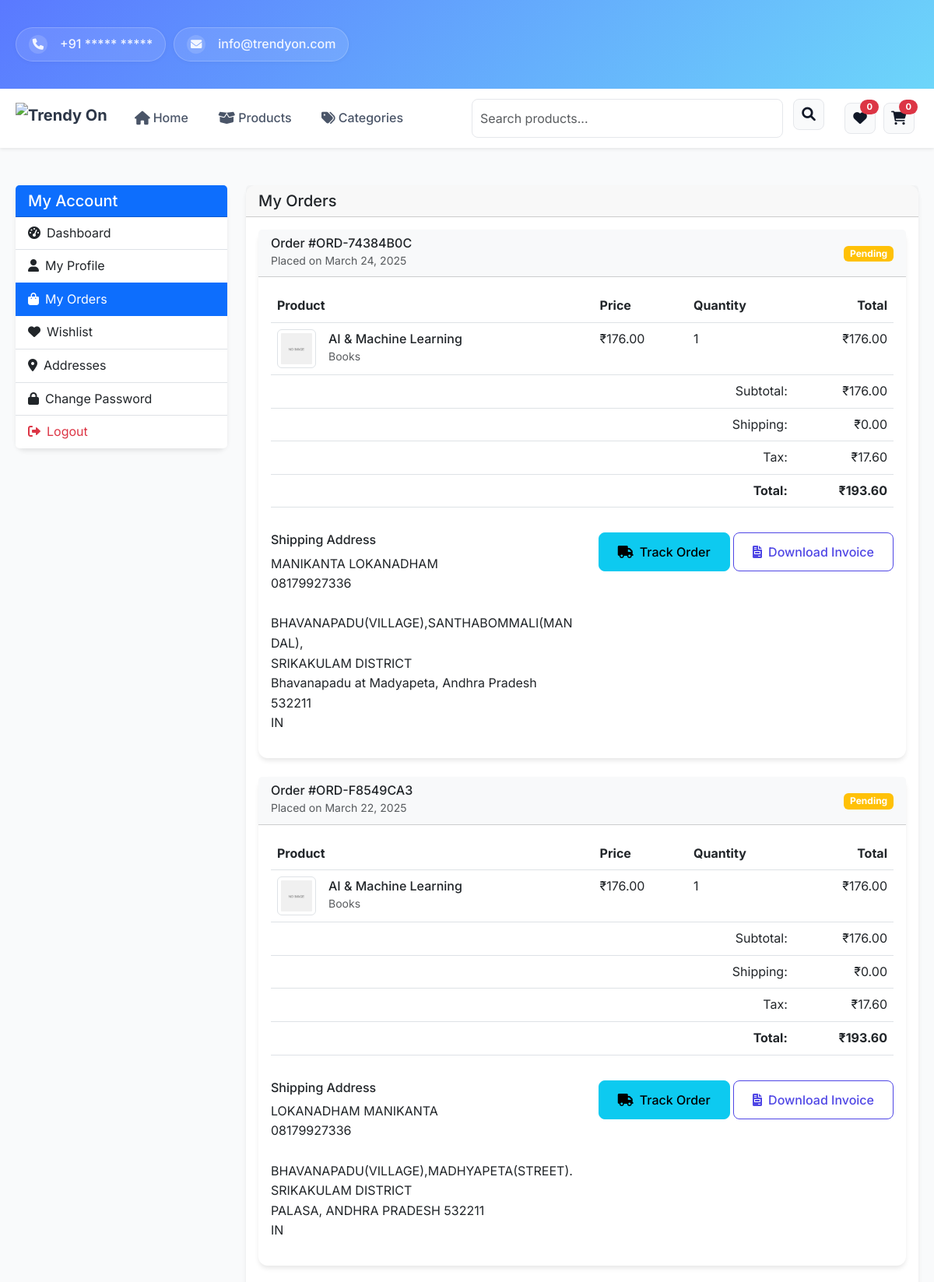
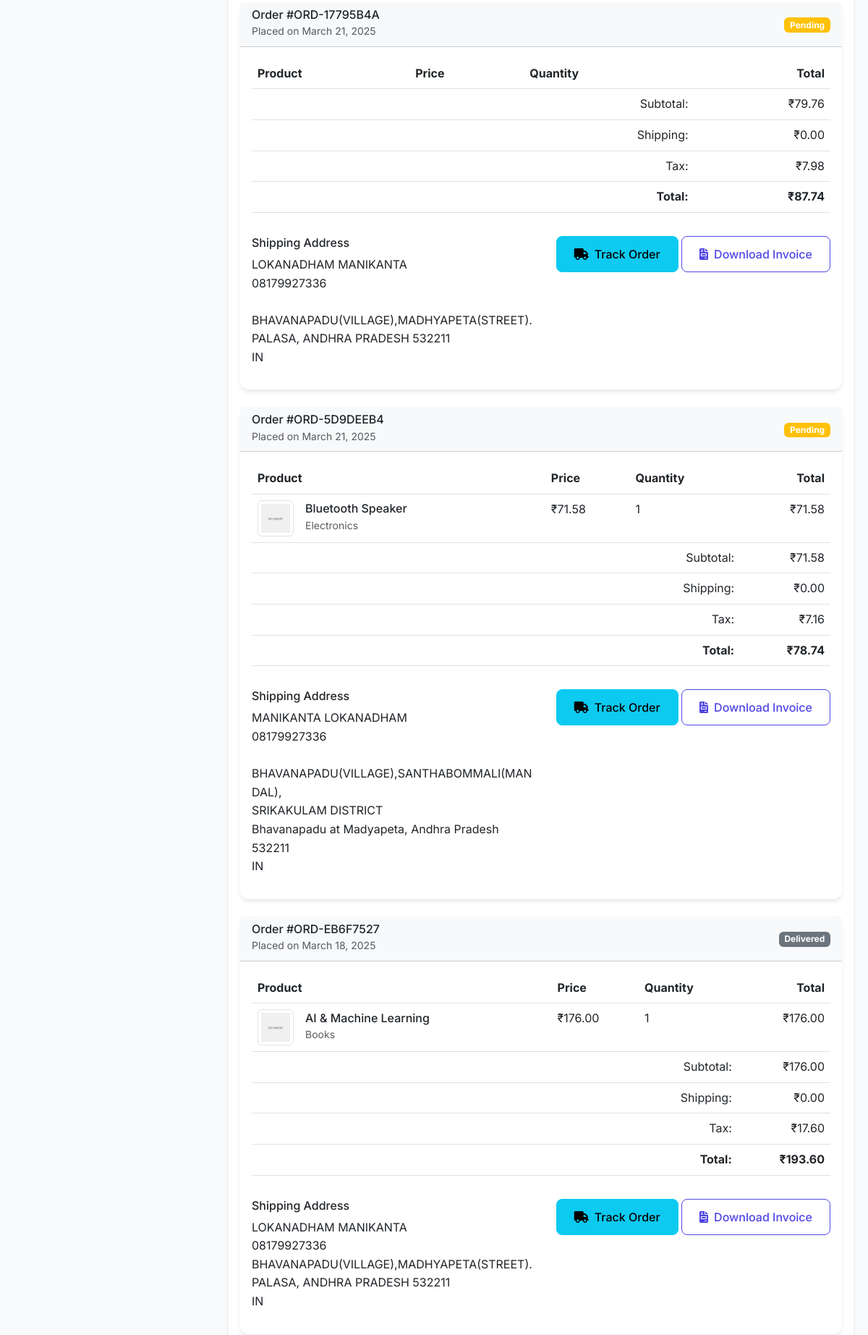
The page /api/accounts/orders/ (signed in, upper part) on the database its author committed (2 pictures, top to bottom).
### orders/models.py (models this page shows, shortened)
class Order(models.Model):
    STATUS_CHOICES = [
        ('pending', 'Pending'),
        ('processing', 'Processing'),
        ('shipped', 'Shipped'),
        ('delivered', 'Delivered'),
        ('cancelled', 'Cancelled'),
    ]
    PAYMENT_STATUS_CHOICES = [
        ('pending', 'Pending'),
        ('completed', 'Completed'),
        ('failed', 'Failed'),
        ('refunded', 'Refunded'),
    ]
    PAYMENT_METHOD_CHOICES = [
        ('cod', 'Cash on Delivery'),
        ('card', 'Credit/Debit Card'),
        ('upi', 'UPI'),
        ('netbanking', 'Net Banking'),
    ]
    order_id = models.CharField(max_length=50, unique=True, editable=False)
    user = models.ForeignKey(User, on_delete=models.CASCADE)
    first_name = models.CharField(max_length=100, default='')
    last_name = models.CharField(max_length=100, default='')
    email = models.EmailField(default='')
    phone = models.CharField(max_length=20, default='')
    status = models.CharField(max_length=20, choices=STATUS_CHOICES, default='pending')
    payment_status = models.CharField(max_length=20, choices=PAYMENT_STATUS_CHOICES, default='pending')
    payment_method = models.CharField(max_length=20, choices=PAYMENT_METHOD_CHOICES, default='cod')
    transaction_id = models.CharField(max_length=100, blank=True, null=True)
    shipping_address = models.TextField(default='')
    notes = models.TextField(blank=True, null=True)
    subtotal = models.DecimalField(max_digits=10, decimal_places=2, null=True, blank=True)
    shipping_cost = models.DecimalField(max_digits=10, decimal_places=2, null=True, blank=True)
    tax_amount = models.DecimalField(max_digits=10, decimal_places=2, null=True, blank=True)
    discount = models.DecimalField(max_digits=10, decimal_places=2, default=0)
    total_amount = models.DecimalField(max_digits=10, decimal_places=2, null=True, blank=True)
    created_at = models.DateTimeField(auto_now_add=True)
    updated_at = models.DateTimeField(auto_now=True)

class OrderItem(models.Model):
    order = models.ForeignKey(Order, related_name='items', on_delete=models.CASCADE)
    product = models.ForeignKey(Product, on_delete=models.CASCADE)
    quantity = models.PositiveIntegerField()
    price = models.DecimalField(max_digits=10, decimal_places=2)
    total = models.DecimalField(max_digits=10, decimal_places=2)

### products/models.py (models this page shows, shortened)
class Product(models.Model):
    name = models.CharField(max_length=200)
    slug = models.SlugField(unique=True)
    category = models.ForeignKey(Category, on_delete=models.CASCADE, related_name='products')
    brand = models.ForeignKey(Brand, on_delete=models.SET_NULL, null=True, related_name='products')
    description = models.TextField()
    price = models.DecimalField(max_digits=10, decimal_places=2)
    sale_price = models.DecimalField(max_digits=10, decimal_places=2, null=True, blank=True)
    stock = models.PositiveIntegerField(default=0)
    is_available = models.BooleanField(default=True)
    is_featured = models.BooleanField(default=False)
    rating = models.DecimalField(max_digits=3, decimal_places=2, default=0.00)
    num_reviews = models.PositiveIntegerField(default=0)
    created_at = models.DateTimeField(auto_now_add=True)
    updated_at = models.DateTimeField(auto_now=True)
    class Meta:
        ordering = ('-created_at',)

class Category(models.Model):
    name = models.CharField(max_length=100)
    slug = models.SlugField(unique=True)
    description = models.TextField(blank=True)
    image = models.ImageField(upload_to=category_image_path, null=True, blank=True)
    is_active = models.BooleanField(default=True)
    created_at = models.DateTimeField(auto_now_add=True)
    updated_at = models.DateTimeField(auto_now=True)
    class Meta:
        verbose_name_plural = 'Categories'
        ordering = ['name']
    def __str__(self):
        return self.name

### accounts/views.py (the view)
# urls.py: path('orders/', orders_list, name='orders_list'),
@login_required
def orders_list(request):
    orders = Order.objects.filter(user=request.user).order_by('-created_at')
    return render(request, 'orders/orders_list.html', {'orders': orders, 'active_tab': 'orders'})

### templates/orders/orders_list.html (shortened to what this page needs)
{% extends 'base.html' %}
{% load static %}
{% block content %}
<div class="container py-5">
    <div class="row">
        <div class="col-md-3">
            <div class="card">
                <div class="card-header bg-primary text-white">
                    <h5 class="mb-0">My Account</h5>
                </div>
                <div class="list-group list-group-flush">
                    <a href="{% url 'dashboard' %}" class="list-group-item list-group-item-action {% if active_tab == 'dashboard' %}active{% endif %}">
                        <i class="fas fa-tachometer-alt me-2"></i>Dashboard
                    </a>
                    <a href="{% url 'profile' %}" class="list-group-item list-group-item-action {% if active_tab == 'profile' %}active{% endif %}">
                        <i class="fas fa-user me-2"></i>My Profile
                    </a>
                    <a href="{% url 'orders_list' %}" class="list-group-item list-group-item-action {% if active_tab == 'orders' %}active{% endif %}">
                        <i class="fas fa-shopping-bag me-2"></i>My Orders
                    </a>
                    <a href="{% url 'account_wishlist' %}" class="list-group-item list-group-item-action {% if active_tab == 'wishlist' %}active{% endif %}">
                        <i class="fas fa-heart me-2"></i>Wishlist
                    </a>
                    <a href="{% url 'addresses' %}" class="list-group-item list-group-item-action {% if active_tab == 'addresses' %}active{% endif %}">
                        <i class="fas fa-map-marker-alt me-2"></i>Addresses
                    </a>
                    <a href="{% url 'change_password' %}" class="list-group-item list-group-item-action {% if active_tab == 'password' %}active{% endif %}">
                        <i class="fas fa-lock me-2"></i>Change Password
                    </a>
                    <a href="{% url 'logout' %}" class="list-group-item list-group-item-action text-danger">
                        <i class="fas fa-sign-out-alt me-2"></i>Logout
                    </a>
                </div>
            </div>
        </div>
        <div class="col-md-9">
            <div class="card">
                <div class="card-header">
                    <h5 class="mb-0">My Orders</h5>
                </div>
                <div class="card-body">
                    {% if orders %}
                        {% for order in orders %}
                        <div class="card mb-4">
                            <div class="card-header bg-light">
                                <div class="row align-items-center">
                                    <div class="col">
                                        <h6 class="mb-0">Order #{{ order.order_id }}</h6>
                                        <small class="text-muted">Placed on {{ order.created_at|date:"F d, Y" }}</small>
                                    </div>
                                    <div class="col-auto">
                                        <span class="badge {% if order.status == 'completed' %}bg-success{% elif order.status == 'pending' %}bg-warning{% elif order.status == 'cancelled' %}bg-danger{% else %}bg-secondary{% endif %}">
                                            {{ order.get_status_display }}
                                        </span>
                                    </div>
                                </div>
                            </div>
                            <div class="card-body">
                                <div class="table-responsive">
                                    <table class="table table-hover">
                                        <thead>
                                            <tr>
                                                <th>Product</th>
                                                <th>Price</th>
                                                <th>Quantity</th>
                                                <th class="text-end">Total</th>
                                            </tr>
                                        </thead>
                                        <tbody>
                                            {% for item in order.items.all %}
                                            <tr>
                                                <td>
                                                    <div class="d-flex align-items-center">
                                                        {% if item.product.image %}
                                                            <img src="{{ item.product.image.url }}" alt="{{ item.product.name }}" class="img-thumbnail me-3" style="width: 50px;">
                                                        {% else %}
                                                            <img src="{% static 'images/no-image.png' %}" alt="No Image" class="img-thumbnail me-3" style="width: 50px;">
                                                        {% endif %}
                                                        <div>
                                                            <h6 class="mb-0">{{ item.product.name }}</h6>
                                                            <small class="text-muted">{{ item.product.category }}</small>
                                                        </div>
                                                    </div>
                                                </td>
                                                <td>₹{{ item.price|floatformat:2 }}</td>
                                                <td>{{ item.quantity }}</td>
                                                <td class="text-end">₹{{ item.total|floatformat:2 }}</td>
                                            </tr>
                                            {% endfor %}
                                        </tbody>
                                        <tfoot>
                                            <tr>
                                                <td colspan="3" class="text-end">Subtotal:</td>
                                                <td class="text-end">₹{{ order.subtotal|floatformat:2 }}</td>
                                            </tr>
                                            <tr>
                                                <td colspan="3" class="text-end">Shipping:</td>
                                                <td class="text-end">₹{{ order.shipping_cost|floatformat:2 }}</td>
                                            </tr>
                                            <tr>
                                                <td colspan="3" class="text-end">Tax:</td>
                                                <td class="text-end">₹{{ order.tax_amount|floatformat:2 }}</td>
                                            </tr>
                                            <tr>
                                                <td colspan="3" class="text-end"><strong>Total:</strong></td>
                                                <td class="text-end"><strong>₹{{ order.total_amount|floatformat:2 }}</strong></td>
                                            </tr>
                                        </tfoot>
                                    </table>
                                </div>
                                <div class="mt-3">
                                    <div class="row">
                                        <div class="col-md-6">
                                            <h6 class="mb-2">Shipping Address</h6>
                                            <p class="mb-0">{{ order.first_name }} {{ order.last_name }}</p>
                                            <p class="mb-0">{{ order.phone }}</p>
                                            <p class="mb-0">{{ order.shipping_address|linebreaks }}</p>
                                        </div>
                                        <div class="col-md-6 text-md-end">
                                            <a href="{% url 'track_order' order.order_id %}" class="btn btn-info">
                                                <i class="fas fa-truck me-2"></i>Track Order
                                            </a>
                                            <a href="{% url 'download_invoice' order.order_id %}" class="btn btn-outline-primary">
                                                <i class="fas fa-file-invoice me-2"></i>Download Invoice
                                            </a>
                                        </div>
                                    </div>
                                </div>
                            </div>
                        </div>
                        {% endfor %}
                    {% endif %}
                </div>
            </div>
        </div>
    </div>
</div>
{% endblock %}

### templates/base.html (shortened to what this page needs)
{% load static %}
<!DOCTYPE html>
<html lang="en">
<head>
    <link href="https://cdn.jsdelivr.net/npm/bootstrap@5.3.0/dist/css/bootstrap.min.css" rel="stylesheet">
    <link href="https://cdnjs.cloudflare.com/ajax/libs/font-awesome/6.0.0/css/all.min.css" rel="stylesheet">
    <link href="https://cdn.jsdelivr.net/npm/sweetalert2@11/dist/sweetalert2.min.css" rel="stylesheet">
    <link href="{% static 'css/style.css' %}" rel="stylesheet">
</head>
<body>
  <div class="top-bar">
    <div class="container">
        <div class="row align-items-center flex-wrap-mobile">
            <div class="col-md-6 contact-info">
                <a href="tel:+91*****" class="pill-btn">
                    <i class="fa-solid fa-phone"></i>
                    +91 ***** *****
                </a>
                <a href="mailto:info@trendyon.com" class="pill-btn">
                    <i class="fas fa-envelope me-2"></i>
                    info@trendyon.com
                </a>
            </div>
        </div>
    </div>
</div>
    <nav class="navbar navbar-expand-lg navbar-light bg-white shadow-sm sticky-top">
        <div class="container">
            <a class="navbar-brand" href="http://127.0.0.1:8000/">
                <img src="https://i.postimg.cc/wxtWnxzs/TRENDY.jpg" alt="Trendy On" class="logo-img">
            </a>
            <div class="collapse navbar-collapse" id="navbarNav">
                <ul class="navbar-nav me-auto">
                    <li class="nav-item">
                        <a class="nav-link" href="http://127.0.0.1:8000/">
                            <i class="fa-solid fa-house me-1"></i>Home
                        </a>
                    </li>
                    <li class="nav-item">
                        <a class="nav-link" href="{% url 'products_list' %}">
                            <i class="fa-solid fa-box-open me-1"></i>Products
                        </a>
                    </li>
                    <li class="nav-item">
                        <a class="nav-link" href="{% url 'categories_list' %}">
                            <i class="fa-solid fa-tags me-1"></i>Categories
                        </a>
                    </li>
                </ul>
                <form class="d-flex mx-3" action="{% url 'search_products' %}" method="GET">
                    <input class="form-control me-2" type="search" name="q" placeholder="Search products..." style="padding-left: 10px; width: 400px;">
                    <button class="nav-action-btn" type="submit">
                        <i class="fa-solid fa-search"></i>
                    </button>
                </form>
                <div class="d-flex align-items-center">
                    <a href="{% url 'wishlist' %}" class="nav-action-btn">
                        <i class="fa-solid fa-heart"></i>
                        <span class="badge bg-danger rounded-pill">{{ request.user.wishlistitem_set.count|default:0 }}</span>
                    </a>
                    <a href="{% url 'cart' %}" class="nav-action-btn">
                        <i class="fa-solid fa-cart-shopping"></i>
                        <span class="badge bg-danger rounded-pill">{{ cart.total_items|default:0 }}</span>
                    </a>
                </div>
            </div>
        </div>
    </nav>
    <main>
        {% block content %}{% endblock %}
    </main>
</body>
</html>

### rows shown on the page
Order: order_id "ORD-74384B0C", created_at "March 24, 2025", status "Pending", subtotal "176.00", shipping_cost "0.00", tax_amount "17.60", total_amount "193.60", first_name "MANIKANTA", last_name "LOKANADHAM", phone "08179927336", shipping_address "BHAVANAPADU(VILLAGE),SANTHABOMMALI(MANDAL), SRIKAKULAM DISTRICT Bhavanapadu at Madyapeta, Andhra Pradesh 532211 IN"
OrderItem: product.name "AI & Machine Learning", product.category "Books", price "176.00", quantity "1", total "176.00"
Order: order_id "ORD-F8549CA3", created_at "March 22, 2025", status "Pending", subtotal "176.00", shipping_cost "0.00", tax_amount "17.60", total_amount "193.60", first_name "LOKANADHAM", last_name "MANIKANTA", phone "08179927336", shipping_address "BHAVANAPADU(VILLAGE),MADHYAPETA(STREET). SRIKAKULAM DISTRICT PALASA, ANDHRA PRADESH 532211 IN"
OrderItem: product.name "AI & Machine Learning", product.category "Books", price "176.00", quantity "1", total "176.00"
Order: order_id "ORD-17795B4A", created_at "March 21, 2025", status "Pending", subtotal "79.76", shipping_cost "0.00", tax_amount "7.98", total_amount "87.74", first_name "LOKANADHAM", last_name "MANIKANTA", phone "08179927336", shipping_address "BHAVANAPADU(VILLAGE),MADHYAPETA(STREET). PALASA, ANDHRA PRADESH 532211 IN"
Order: order_id "ORD-5D9DEEB4", created_at "March 21, 2025", status "Pending", subtotal "71.58", shipping_cost "0.00", tax_amount "7.16", total_amount "78.74", first_name "MANIKANTA", last_name "LOKANADHAM", phone "08179927336", shipping_address "BHAVANAPADU(VILLAGE),SANTHABOMMALI(MANDAL), SRIKAKULAM DISTRICT Bhavanapadu at Madyapeta, Andhra Pradesh 532211 IN"
OrderItem: product.name "Bluetooth Speaker", product.category "Electronics", price "71.58", quantity "1", total "71.58"
Order: order_id "ORD-EB6F7527", created_at "March 18, 2025", status "Delivered", subtotal "176.00", shipping_cost "0.00", tax_amount "17.60", total_amount "193.60", first_name "LOKANADHAM", last_name "MANIKANTA", phone "08179927336", shipping_address "BHAVANAPADU(VILLAGE),MADHYAPETA(STREET). PALASA, ANDHRA PRADESH 532211 IN"
OrderItem: product.name "AI & Machine Learning", product.category "Books", price "176.00", quantity "1", total "176.00"

### other values the page prints
{{ request.user.wishlistitem_set.count|default:0 }} "0"
{{ cart.total_items|default:0 }} "0"
